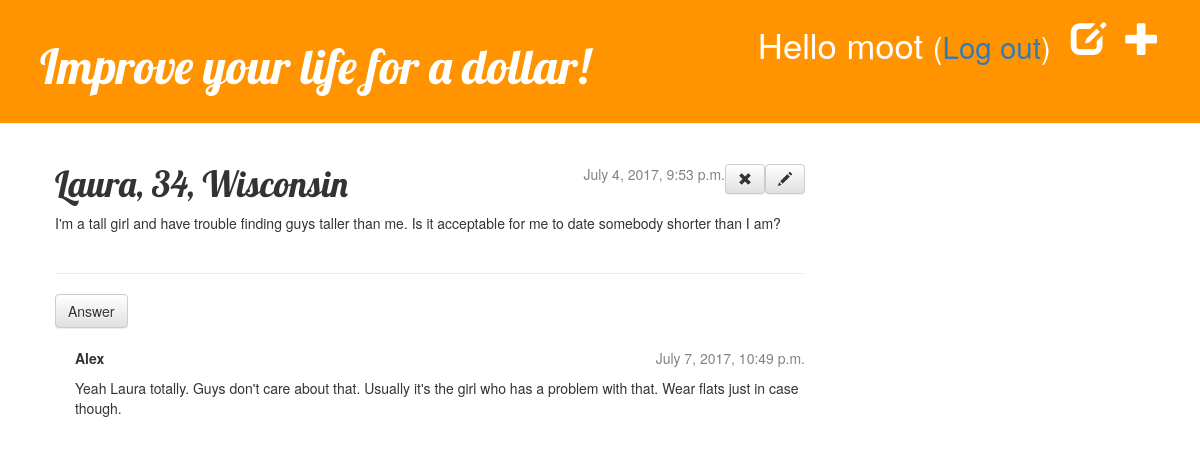
Screenshot of /post/3/ (signed in) with the database file from the repository.
### blog/models.py (models this page shows, shortened)
class Post(models.Model):
    author = models.ForeignKey('auth.User')
    title = models.CharField(max_length=200)
    text = models.TextField()
    created_date = models.DateTimeField(
            default=timezone.now)
    published_date = models.DateTimeField(
            blank=True, null=True)

class Comment(models.Model):
    post = models.ForeignKey('blog.Post', related_name='comments')
    author = models.CharField(max_length=200)
    text = models.TextField()
    created_date = models.DateTimeField(default=timezone.now)
    approved_comment = models.BooleanField(default=False)

### blog/views.py (the view)
# urls.py: url(r'^post/(?P<pk>\d+)/$', views.post_detail, name='post_detail'),
def post_detail(request, pk):
    post = get_object_or_404(Post, pk=pk)
    return render(request, 'blog/post_detail.html', {'post': post})

### blog/templates/blog/post_detail.html (shortened to what this page needs)
{% extends 'blog/base.html' %}
{% block content %}
    <div class="post">
        {% if post.published_date %}
            <div class="date">
                {{ post.published_date }}
                {% if user.is_authenticated %}
<a class="btn btn-default" href="{% url 'post_edit' pk=post.pk %}"><span class="glyphicon glyphicon-pencil"></span></a>
<a class="btn btn-default" href="{% url 'post_remove' pk=post.pk %}"><span class="glyphicon glyphicon-remove"></span></a>
{% endif %}
            </div>
{% endif %}
        <h1>{{ post.title }}</h1>
        <p>{{ post.text|linebreaksbr }}</p>
    </div>
<hr>
<a class="btn btn-default" href="{% url 'add_comment_to_post' pk=post.pk %}">Answer</a>
{% for comment in post.comments.all %}
    {% if user.is_authenticated or comment.approved_comment %}
    <div class="comment">
        <div class="date">
            {{ comment.created_date }}
        </div>
        <strong>{{ comment.author }}</strong>
        <p>{{ comment.text|linebreaks }}</p>
    </div>
    {% endif %}
{% empty %}
    <p>No comments here yet :(</p>
{% endfor %}
{% endblock %}

### blog/templates/blog/base.html (shortened to what this page needs)
{% load staticfiles %}
<html>
    <head>
        <link rel="stylesheet" href="//maxcdn.bootstrapcdn.com/bootstrap/3.2.0/css/bootstrap.min.css">
        <link rel="stylesheet" href="//maxcdn.bootstrapcdn.com/bootstrap/3.2.0/css/bootstrap-theme.min.css">
        <link rel="stylesheet" href="{% static 'css/blog.css' %}">
    </head>
<body>
    <div class="page-header">
        {% if user.is_authenticated %}
            <a href="{% url 'post_new' %}" class="top-menu"><span class="glyphicon glyphicon-plus"></span></a>
            <a href="{% url 'post_draft_list' %}" class="top-menu"><span class="glyphicon glyphicon-edit"></span></a>
            <p class="top-menu">Hello {{ user.username }} <small>(<a href="{% url 'logout' %}">Log out</a>)</small></p>
        {% else %}
            <a href="{% url 'login' %}" class="top-menu"><span class="glyphicon glyphicon-lock"></span></a>
        {% endif %}
            <h1><a href="/">Improve your life for a dollar!</a></h1>
    </div>
    <div class="content container">
        <div class="row">
            <div class="col-md-8">
            {% block content %}
            {% endblock %}
            </div>
        </div>
    </div>
</body>
</html>

### blog/static/css/blog.css (style rules this page uses)
.page-header { background-color: #ff9400; margin-top: 0; padding: 20px 20px 20px 40px; }
.page-header h1, .page-header h1 a, .page-header h1 a:visited, .page-header h1 a:active { color: #ffffff; font-size: 36pt; text-decoration: none; }
.content { margin-left: 40px; }
h1, h2, h3, h4 { font-family: 'Lobster', cursive; }
.date { color: #828282; float: right; }
.post .btn { float:right; height: 30; }
.top-menu, .top-menu:hover, .top-menu:visited { color: #ffffff; float: right; font-size: 26pt; margin-right: 20px; }
.post { margin-bottom: 40px; }
.comment { margin: 20px 0px 20px 20px; }

### rows the page displays
Post: published_date "July 4, 2017, 9:53 p.m.", title "Laura, 34, Wisconsin", text "I'm a tall girl and have trouble finding guys taller than me. Is it acceptable for me to date somebody shorter than I am?"
Comment: created_date "July 7, 2017, 10:49 p.m.", author "Alex", text "Yeah Laura totally. Guys don't care about that. Usually it's the girl who has a problem with that. Wear flats just in case though."

### other values shown
{{ user.username }} "moot"
